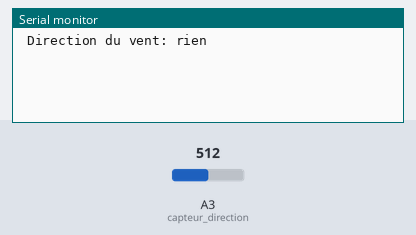
Recording of a sketch running on a simulated Arduino Uno, built with avr-gcc and run on an emulated ATmega328P. Parts: the last lines printed to the serial monitor. The inputs (shaded band) are chosen by the test bench; at power-on: A3 (capteur_direction) = 512.

Above: at 1.8 s.
1.9 s: A3 (capteur_direction) set to 703
At 2.4 s:
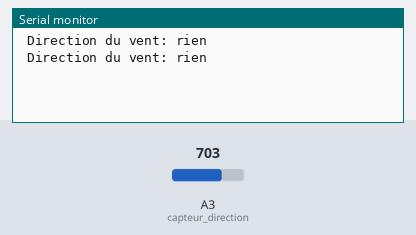
3.4 s: A3 (capteur_direction) set to 739
At 5.8 s:
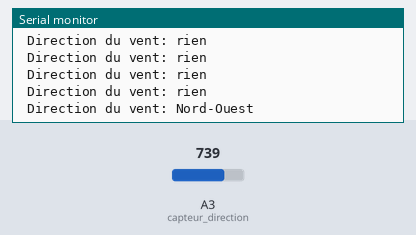
7.5 s: A3 (capteur_direction) set to 756
At 8.8 s:
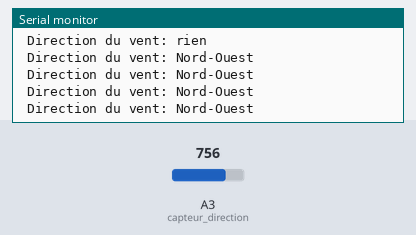
9.0 s: A3 (capteur_direction) set to 785
At 10.8 s:
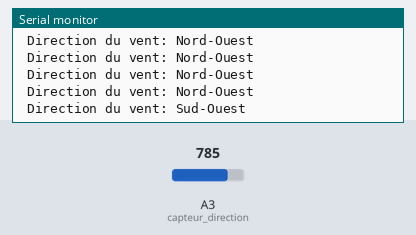
12.5 s: A3 (capteur_direction) set to 811
At 14.8 s:
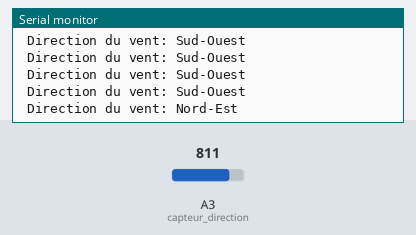

The sketch:

wind_direction_sensor.ino
```cpp
// N = 887 - NE = 815 - E = 930 - SE = 865 - S = 946 - SO = 790 - O = 845 - NO = 750

// Capteur direction du vent
// Connecter pin 1 (fil rouge) du capteur a capteur_direction
// Connecter pin 2 (fil vert) a GND
// Connecter pin 1 (fil rouge) du capteur vers resistance 10K puis +5V

const int capteur_direction = A3;
int mesuredirection;
String direction_vent = "rien";
String nord = "Nord";
String nordest = "Nord-Est";
String est= "Est";
String sudest = "Sud-Est";
String sud = "Sud";
String sudouest = "Sud-Ouest";
String ouest = "Ouest";
String nordouest = "Nord-Ouest";

void setup() {
Serial.begin(9600);

}

void loop() {
mesuredirection = analogRead(capteur_direction);
//Serial.println(mesuredirection);
delay(1000);
if (mesuredirection > 880 && mesuredirection < 900) {
direction_vent = nord;
}
else if (mesuredirection > 800 && mesuredirection < 835) {
direction_vent = nordest;
}
else if (mesuredirection > 920 && mesuredirection < 937) {
direction_vent = est;
}
else if (mesuredirection > 856 && mesuredirection < 879) {
direction_vent = sudest;
}
else if (mesuredirection > 938 && mesuredirection < 970) {
direction_vent = sud;
}
else if (mesuredirection > 770 && mesuredirection < 799) {
direction_vent = sudouest;
}
else if (mesuredirection > 836 && mesuredirection < 855) {
direction_vent = ouest;
}
else if (mesuredirection > 720 && mesuredirection < 769) {
direction_vent = nordouest;
}

Serial.print(F(" Direction du vent: "));
Serial.println(direction_vent);

}
```

Measured:
- the behaviour switches between 720 and 721 on A3 (capteur_direction) (found by bisection; images 1 and 2)
- the behaviour switches between 770 and 771 on A3 (capteur_direction) (found by bisection; images 3 and 4)
- the behaviour switches between 800 and 801 on A3 (capteur_direction) (found by bisection; images 4 and 5)
- after the input at 3.4 s, the serial monitor: prints a new line after 1.6 s (image 2)
- after the input at 9.0 s, the serial monitor: prints a new line after 1.0 s (image 4)
- after the input at 12.5 s, the serial monitor: prints a new line after 1.5 s (image 5)
